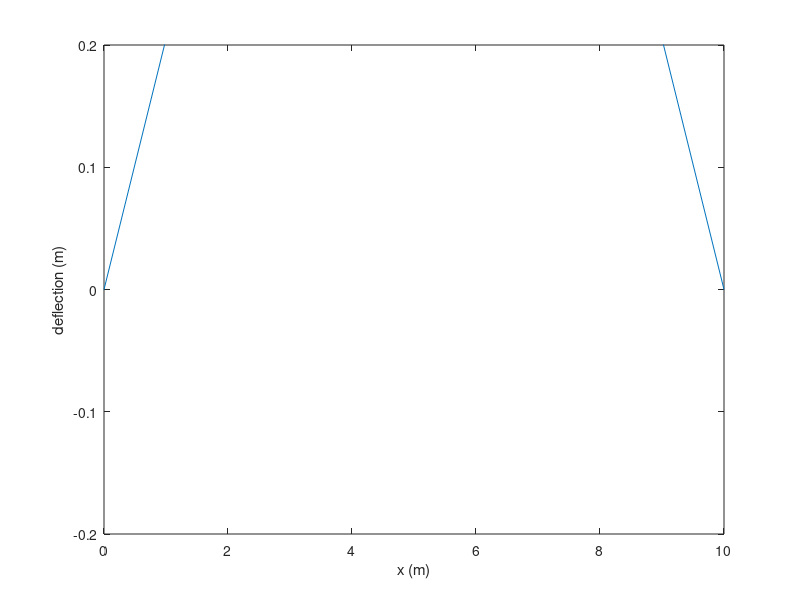

Recreate this plot in MATLAB.
%{  
Name: Uniform Beam -- Problem 4.8
Date: 02/05/2023  
Class: CECS 271  
Student: Joshua Siajuat, Marwin Gonzales, Jason Chan  
Purpose: Calculate and graph the deflection of a beam a distance from one end of the beam 
Last updated: 02/07/2023  
%}  

% define given values
L = 10;
T = 1000;
W = 100;
EI = 10^4;

% calculate 'a' from given equation of 'a^2'
% original: a^2 = T/EI
a = sqrt(T/EI);

% generate x values from 0 to L for the ends
x = 0:L;

% calculate the deflection (y) based on given formula
y = ((W*EI)/(T^2)) * ((cosh(a*(L/2-x))/cosh(a*L/2)) -1) + (W*x.*(L-x))/(2*T);

% plot x against y
plot(x, y);

% add labels to the axes
xlabel('x (m)');
ylabel('deflection (m)');

% override automatic axis scaling
% xmin = 0
% xmax = 10
% ymin = -0.2
% ymax = 0.2
axis([0 10 -0.2 0.2])
